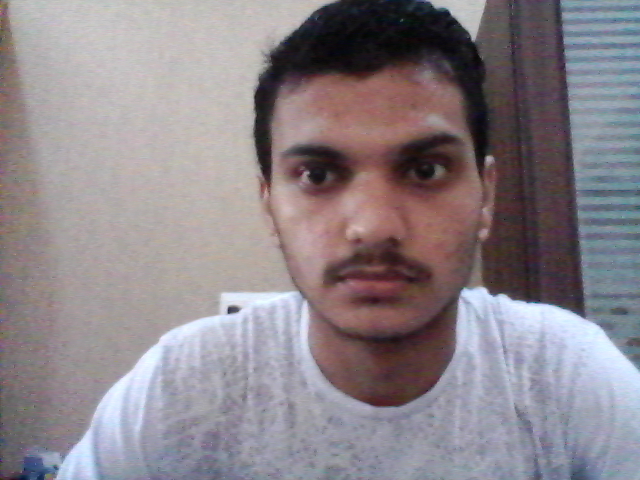
#> input picture parikh_test/1.png, 640 x 480 px, given in place of the camera
$ jupyter execute 1_Face_dataset_generation.ipynb
#> lines starting #> are read from the running program, lines starting #| are printed output that depends on the picture
[cell 1]
from imutils.video import VideoStream
import imutils
import time
import cv2
import os

[cell 2]
def add_face_data():
    # load OpenCV's Haar cascade for face detection from disk
    while True:
        name = input("Enter name of person: ")
        new_folder = 'face_dataset/' + name
        try:
            os.makedirs(new_folder)
            break
        except OSError as e:
            print('Folder Already exists')
#> this loop made 1 pass; the answer given on pass 1: parikh_test/1.png

    cascade = 'haarcascades/haarcascade_frontalface_default.xml'
    output = new_folder
    detector = cv2.CascadeClassifier(cascade)
    # initialize the video stream, allow the camera sensor to warm up,
    # and initialize the total number of example faces written to disk
    # thus far
    print("To successfully encode the face please make atleast 10-15 clicks")
    print("[INFO] starting video stream...")
    vs = VideoStream(src=0).start()
    # vs = VideoStream(usePiCamera=True).start()
    # time.sleep(2.0)
    total = 0

    # loop over the frames from the video stream
    while True:
        frame = vs.read()
#> frame is the input picture: shape (480, 640, 3); mean B, G, R 138.2, 132.6, 140.3
        orig = frame.copy()
        frame = imutils.resize(frame, width=400)
#> frame: shape (300, 400, 3)
        # detect faces in the grayscale frame
        rects = detector.detectMultiScale(
            cv2.cvtColor(frame, cv2.COLOR_BGR2GRAY), scaleFactor=1.1,
            minNeighbors=5, minSize=(30, 30))
#> rects = [[142, 41, 178, 178]]
        # loop over the face detections and draw them on the frame
        for (x, y, w, h) in rects:
            cv2.rectangle(frame, (x, y), (x + w, y + h), (0, 255, 0), 2)
#> this loop made 1 pass
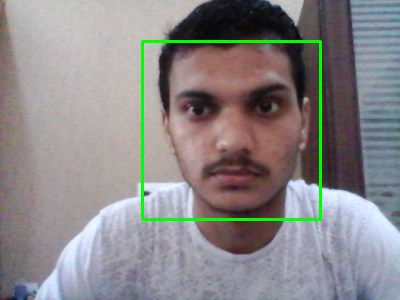
#> frame: shape (300, 400, 3); mean B, G, R 136.2, 135.1, 138.2
        # show the output frame

        frame_msg = "Press K to click, q to quit"
        cv2.imshow(frame_msg, frame)
        key = cv2.waitKey(1) & 0xFF
#> (key q is pressed here)

        # if the `k` key was pressed, write the *original* frame to disk
        # so we can later process it and use it for face recognition
        if key == ord("k"):
            p = os.path.sep.join([output, "{}.png".format(
                str(total).zfill(5))])
            cv2.imwrite(p, orig)
            total += 1
        # if the `q` key was pressed, break from the loop
        elif key == ord("q"):
            break

    # print the total faces saved and do a bit of cleanup
    print("[INFO] {} face images stored in {}".format(total, new_folder))
    print("[INFO] cleaning up...")
    cv2.destroyAllWindows()
    vs.stop()
